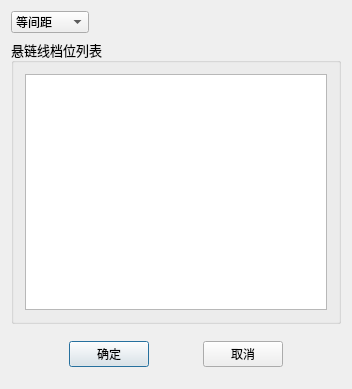
<?xml version="1.0" encoding="UTF-8"?>
<ui version="4.0">
 <class>SpacerClass</class>
 <widget class="QDialog" name="SpacerClass">
  <property name="geometry">
   <rect>
    <x>0</x>
    <y>0</y>
    <width>352</width>
    <height>389</height>
   </rect>
  </property>
  <property name="windowTitle">
   <string>Spacer</string>
  </property>
  <layout class="QGridLayout" name="gridLayout">
   <item row="0" column="0">
    <widget class="QComboBox" name="Chose_Box">
     <item>
      <property name="text">
       <string>等间距</string>
      </property>
     </item>
     <item>
      <property name="text">
       <string>不等间距</string>
      </property>
     </item>
    </widget>
   </item>
   <item row="0" column="1">
    <spacer name="horizontalSpacer">
     <property name="orientation">
      <enum>Qt::Horizontal</enum>
     </property>
     <property name="sizeHint" stdset="0">
      <size>
       <width>230</width>
       <height>20</height>
      </size>
     </property>
    </spacer>
   </item>
   <item row="1" column="0" colspan="2">
    <widget class="QGroupBox" name="groupBox">
     <property name="maximumSize">
      <size>
       <width>16777215</width>
       <height>10000</height>
      </size>
     </property>
     <property name="font">
      <font>
       <family>AcadEref</family>
       <pointsize>10</pointsize>
       <weight>50</weight>
       <italic>false</italic>
       <bold>false</bold>
       <underline>false</underline>
       <strikeout>false</strikeout>
      </font>
     </property>
     <property name="title">
      <string>悬链线档位列表</string>
     </property>
     <layout class="QHBoxLayout" name="horizontalLayout_7">
      <item>
       <widget class="QTableWidget" name="Section_Lists">
        <property name="font">
         <font>
          <family>Microsoft YaHei UI</family>
          <pointsize>10</pointsize>
          <weight>50</weight>
          <italic>false</italic>
          <bold>false</bold>
          <underline>false</underline>
          <strikeout>false</strikeout>
         </font>
        </property>
       </widget>
      </item>
     </layout>
    </widget>
   </item>
   <item row="2" column="0" colspan="2">
    <widget class="QWidget" name="widget_5" native="true">
     <property name="maximumSize">
      <size>
       <width>16777215</width>
       <height>50</height>
      </size>
     </property>
     <layout class="QHBoxLayout" name="horizontalLayout_5">
      <item>
       <spacer name="horizontalSpacer_3">
        <property name="orientation">
         <enum>Qt::Horizontal</enum>
        </property>
        <property name="sizeHint" stdset="0">
         <size>
          <width>40</width>
          <height>20</height>
         </size>
        </property>
       </spacer>
      </item>
      <item>
       <widget class="QPushButton" name="Btn_ensure">
        <property name="text">
         <string>确定</string>
        </property>
       </widget>
      </item>
      <item>
       <spacer name="horizontalSpacer_2">
        <property name="orientation">
         <enum>Qt::Horizontal</enum>
        </property>
        <property name="sizeHint" stdset="0">
         <size>
          <width>40</width>
          <height>20</height>
         </size>
        </property>
       </spacer>
      </item>
      <item>
       <widget class="QPushButton" name="Btn_cancel">
        <property name="text">
         <string>取消</string>
        </property>
       </widget>
      </item>
      <item>
       <spacer name="horizontalSpacer_4">
        <property name="orientation">
         <enum>Qt::Horizontal</enum>
        </property>
        <property name="sizeHint" stdset="0">
         <size>
          <width>40</width>
          <height>20</height>
         </size>
        </property>
       </spacer>
      </item>
     </layout>
    </widget>
   </item>
  </layout>
 </widget>
 <layoutdefault spacing="6" margin="11"/>
 <resources/>
 <connections/>
</ui>
